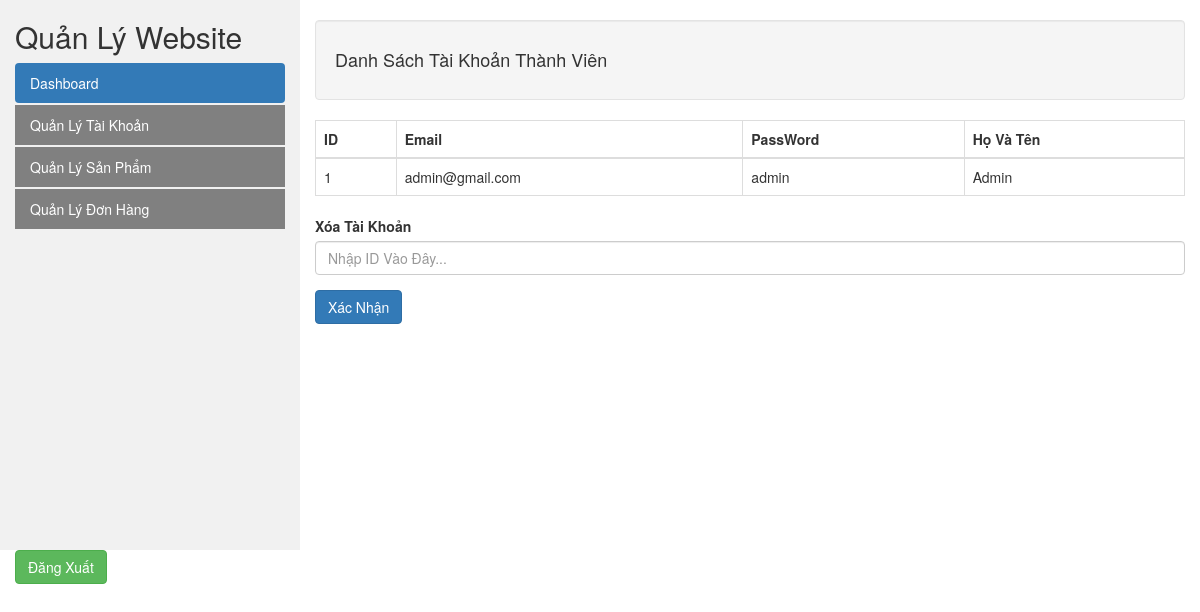
Page /qltaikhoan.php (signed in) on the committed database.
### tables this page shows
CREATE TABLE `users` (
  `id` int(11) NOT NULL AUTO_INCREMENT,
  `fullname` varchar(255) NOT NULL,
  `email` varchar(255) NOT NULL,
  `password` varchar(60) NOT NULL,
  PRIMARY KEY (`id`)
);

### functions.php (called while the page is built, shortened)
<?php
function findUserById($id) {
  global $db;
  $stmt = $db->prepare("SELECT * FROM users WHERE id = ?");
  $stmt->execute(array($id));
  $user = $stmt->fetch(PDO::FETCH_ASSOC);
  return $user;
}

### connection.php (called while the page is built, shortened)
<?php
$db = new PDO('mysql:host=localhost;dbname=id4067370_nhom3;charset=utf8', 'id4067370_nhom3', 'nhom3');
require_once 'functions.php';
if (isset($_SESSION['userId'])) {
  $currentUser = findUserById($_SESSION['userId']);
}

### qltaikhoan.php (the view, shortened to what this page needs)
<?php require_once 'connection.php' ?>
<?php if ($currentUser) : ?>
    <?php include"header2.php" ?>
    <?php
    	    $sql="SELECT * from users";
            $exe=$db->query($sql);
            $exe->setFetchMode(PDO::FETCH_ASSOC);
            $exe->execute();
            $resultSet = $exe->fetchAll();
    ?>
    <div class="col-sm-9">
    <div class="well">
      <h4>Danh Sách Tài Khoản Thành Viên</h4>
    </div>
      <table class="table table-bordered">
        <thead>
          <tr>
            <th>ID</th>
            <th>Email</th>
            <th>PassWord</th>
            <th>Họ Và Tên</th>
          </tr>
        </thead>
        <?php foreach($resultSet as $row): ?>
        <tbody>
          <tr>
            <td>
                <?php echo $row['id'] ?>
            </td>
            <td>
                <?php echo $row['email'] ?>
            </td>
            <td>
                <?php echo $row['password'] ?>
            </td>
            <td>
                <?php echo $row['fullname'] ?>
            </td>
          </tr>
        </tbody>
        <?php endforeach; ?>
      </table>
      <form method="POST">
    <div class="form-group">
    <label for="id">Xóa Tài Khoản</label>
    <input type="id" class="form-control" id="id" name="id" placeholder="Nhập ID Vào Đây...">
    </div>
    <button type="submit" class="btn btn-primary">Xác Nhận</button>
    </form>
    </div>
    <?php include"footer2.php" ?>
<?php endif; ?>

### rows in the picture
users: id "1", email "admin@gmail.com", password "admin", fullname "Admin"
